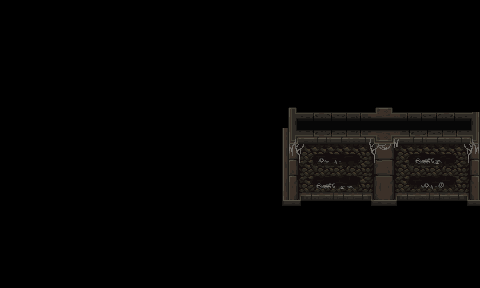

This is a level from a 2D game, rendered from its Tiled map with the project's own tilesets. A one-line summary and the map file follow, with tile-layer data summarised:
An orthogonal 30x18 tile map with 16x16 px tiles, 1 tile layer (Right_Wall).

<map version="1.10" tiledversion="1.10.0" orientation="orthogonal" renderorder="right-down" width="30" height="18" tilewidth="16" tileheight="16" infinite="0" nextlayerid="32" nextobjectid="70">
 <tileset firstgid="1" name="MainlevBuild" tilewidth="16" tileheight="16" tilecount="2560" columns="64">
  <image source="../Images/Map/MainlevBuild.png" trans="000000" width="1024" height="640" />
 </tileset>
 <layer id="29" name="Right_Wall" width="30" height="18">
  <data>[540 cells, 88 non-empty, 88 distinct tile ids]</data>
 </layer>
</map>
